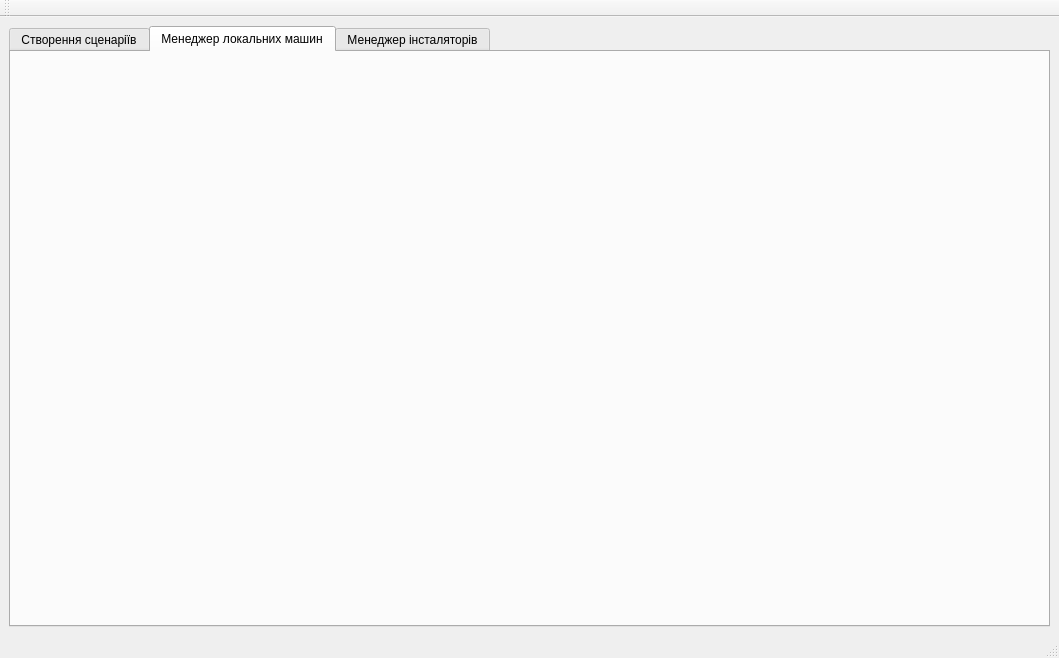
<?xml version="1.0" encoding="UTF-8"?>
<ui version="4.0">
 <class>MainWindow</class>
 <widget class="QMainWindow" name="MainWindow">
  <property name="geometry">
   <rect>
    <x>0</x>
    <y>0</y>
    <width>1059</width>
    <height>658</height>
   </rect>
  </property>
  <property name="windowTitle">
   <string>MainWindow</string>
  </property>
  <widget class="QWidget" name="centralWidget">
   <layout class="QVBoxLayout" name="verticalLayout">
    <item>
     <widget class="QTabWidget" name="installerTabWidget">
      <property name="currentIndex">
       <number>1</number>
      </property>
      <widget class="QWidget" name="createScriptTab">
       <attribute name="title">
        <string>Створення сценаріїв</string>
       </attribute>
      </widget>
      <widget class="QWidget" name="hostManagerTab">
       <attribute name="title">
        <string>Менеджер локальних машин</string>
       </attribute>
      </widget>
      <widget class="QWidget" name="installerManagerTab">
       <attribute name="title">
        <string>Менеджер інсталяторів</string>
       </attribute>
      </widget>
     </widget>
    </item>
   </layout>
  </widget>
  <widget class="QMenuBar" name="menuBar">
   <property name="geometry">
    <rect>
     <x>0</x>
     <y>0</y>
     <width>1059</width>
     <height>20</height>
    </rect>
   </property>
  </widget>
  <widget class="QToolBar" name="mainToolBar">
   <attribute name="toolBarArea">
    <enum>TopToolBarArea</enum>
   </attribute>
   <attribute name="toolBarBreak">
    <bool>false</bool>
   </attribute>
  </widget>
  <widget class="QStatusBar" name="statusBar"/>
 </widget>
 <tabstops>
  <tabstop>installerTabWidget</tabstop>
 </tabstops>
 <resources>
  <include location="view.qrc"/>
 </resources>
 <connections/>
</ui>
